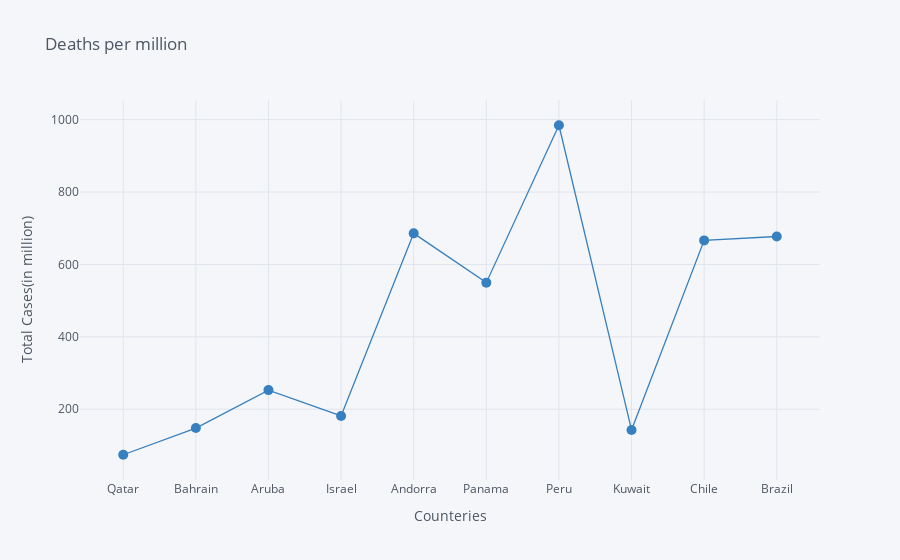

The notebook cell this image was saved under:
### Code cell
Top_10_counteries_highest_total_cases.iplot(kind='scatter', x='location',y='total_deaths_per_million',mode ='markers+lines',title = 'Deaths per million',
         xTitle='Counteries',yTitle='Total Cases(in million)',colors='blue',size=10)

### Figure 1 — Plotly figure (JSON) as saved in the notebook; plotly's stock layout.template omitted (floating-point values rounded to 4 significant figures)
{"data": [{"line": {"color": "rgba(55, 128, 191, 1.0)", "dash": "solid", "shape": "linear", "width": 1.3}, "marker": {"size": 10, "symbol": "circle"}, "mode": "markers+lines", "name": "total_deaths_per_million", "text": "", "type": "scatter", "x": ["Qatar", "Bahrain", "Aruba", "Israel", "Andorra", "Panama", "Peru", "Kuwait", "Chile", "Brazil"], "y": [74.28, 148.1, 252.9, 181.5, 686.0, 549.7, 984.6, 142.8, 666.5, 677.2]}], "layout": {"legend": {"bgcolor": "#F5F6F9", "font": {"color": "#4D5663"}}, "paper_bgcolor": "#F5F6F9", "plot_bgcolor": "#F5F6F9", "title": {"font": {"color": "#4D5663"}, "text": "Deaths per million"}, "xaxis": {"gridcolor": "#E1E5ED", "showgrid": true, "tickfont": {"color": "#4D5663"}, "title": {"font": {"color": "#4D5663"}, "text": "Counteries"}, "zerolinecolor": "#E1E5ED"}, "yaxis": {"gridcolor": "#E1E5ED", "showgrid": true, "tickfont": {"color": "#4D5663"}, "title": {"font": {"color": "#4D5663"}, "text": "Total Cases(in million)"}, "zerolinecolor": "#E1E5ED"}}}
